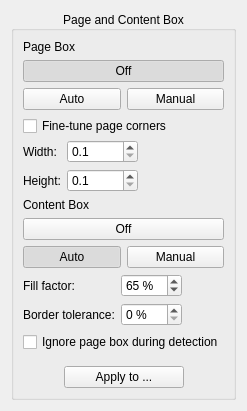
<?xml version="1.0" encoding="UTF-8"?>
<ui version="4.0">
 <class>select_content::OptionsWidget</class>
 <widget class="QWidget" name="select_content::OptionsWidget">
  <property name="geometry">
   <rect>
    <x>0</x>
    <y>0</y>
    <width>232</width>
    <height>388</height>
   </rect>
  </property>
  <property name="windowTitle">
   <string notr="true">Form</string>
  </property>
  <layout class="QVBoxLayout" name="verticalLayout_4">
   <item>
    <widget class="CollapsibleGroupBox" name="boxesGroup">
     <property name="toolTip">
      <string>If content is cropped incorrectly, check the Split Pages step: with columns, a split line set by hand and applied to other pages often works better.</string>
     </property>
     <property name="title">
      <string>Page and Content Box</string>
     </property>
     <property name="alignment">
      <set>Qt::AlignCenter</set>
     </property>
     <layout class="QVBoxLayout" name="verticalLayout">
      <item>
       <widget class="QWidget" name="pageBoxGroup">
        <layout class="QGridLayout" name="gridLayout">
         <property name="leftMargin">
          <number>0</number>
         </property>
         <property name="topMargin">
          <number>0</number>
         </property>
         <property name="rightMargin">
          <number>0</number>
         </property>
         <property name="bottomMargin">
          <number>0</number>
         </property>
         <item row="0" column="0" colspan="2">
          <widget class="SectionHeading" name="pageBoxHeading">
           <property name="text">
            <string>Page Box</string>
           </property>
           <property name="first">
            <bool>true</bool>
           </property>
          </widget>
         </item>
         <item row="1" column="0" colspan="2">
          <widget class="QPushButton" name="pageDetectDisableBtn">
           <property name="toolTip">
            <string>Use the whole image as the page box.</string>
           </property>
           <property name="text">
            <string>Off</string>
           </property>
           <property name="checkable">
            <bool>true</bool>
           </property>
           <property name="checked">
            <bool>true</bool>
           </property>
           <property name="autoExclusive">
            <bool>true</bool>
           </property>
          </widget>
         </item>
         <item row="2" column="0">
          <widget class="QPushButton" name="pageDetectAutoBtn">
           <property name="toolTip">
            <string>Detect the page box automatically.</string>
           </property>
           <property name="text">
            <string>Auto</string>
           </property>
           <property name="checkable">
            <bool>true</bool>
           </property>
           <property name="autoExclusive">
            <bool>true</bool>
           </property>
          </widget>
         </item>
         <item row="2" column="1">
          <widget class="QPushButton" name="pageDetectManualBtn">
           <property name="toolTip">
            <string>Keep the page box set by hand, in the image or with the size below.</string>
           </property>
           <property name="text">
            <string>Manual</string>
           </property>
           <property name="checkable">
            <bool>true</bool>
           </property>
           <property name="checked">
            <bool>false</bool>
           </property>
           <property name="autoExclusive">
            <bool>true</bool>
           </property>
          </widget>
         </item>
         <item row="3" column="0" colspan="2">
          <widget class="QWidget" name="pageDetectOptions">
           <layout class="QVBoxLayout" name="verticalLayout_2">
            <property name="spacing">
             <number>4</number>
            </property>
            <property name="leftMargin">
             <number>0</number>
            </property>
            <property name="topMargin">
             <number>0</number>
            </property>
            <property name="rightMargin">
             <number>0</number>
            </property>
            <property name="bottomMargin">
             <number>0</number>
            </property>
            <item>
             <widget class="QCheckBox" name="fineTuneBtn">
              <property name="toolTip">
               <string>Shrinks the detected page box from each corner as long as the corner lies on a dark area, such as the scanner background showing in the corners of a page placed askew.</string>
              </property>
              <property name="text">
               <string>Fine-tune page corners</string>
              </property>
             </widget>
            </item>
            <item>
             <widget class="QWidget" name="dimensionsWidget" native="true">
              <layout class="QHBoxLayout" name="horizontalLayout_2">
               <property name="leftMargin">
                <number>0</number>
               </property>
               <property name="topMargin">
                <number>0</number>
               </property>
               <property name="rightMargin">
                <number>0</number>
               </property>
               <property name="bottomMargin">
                <number>0</number>
               </property>
               <item>
                <layout class="QGridLayout" name="gridLayout_3">
                 <item row="0" column="0">
                  <widget class="QLabel" name="label">
                   <property name="text">
                    <string>Width:</string>
                   </property>
                  </widget>
                 </item>
                 <item row="1" column="0">
                  <widget class="QLabel" name="label_2">
                   <property name="text">
                    <string>Height:</string>
                   </property>
                  </widget>
                 </item>
                 <item row="1" column="1">
                  <widget class="QDoubleSpinBox" name="heightSpinBox">
                   <property name="keyboardTracking">
                    <bool>false</bool>
                   </property>
                   <property name="decimals">
                    <number>1</number>
                   </property>
                   <property name="minimum">
                    <double>0.100000000000000</double>
                   </property>
                   <property name="maximum">
                    <double>99999.000000000000000</double>
                   </property>
                  </widget>
                 </item>
                 <item row="0" column="1">
                  <widget class="QDoubleSpinBox" name="widthSpinBox">
                   <property name="keyboardTracking">
                    <bool>false</bool>
                   </property>
                   <property name="decimals">
                    <number>1</number>
                   </property>
                   <property name="minimum">
                    <double>0.100000000000000</double>
                   </property>
                   <property name="maximum">
                    <double>99999.000000000000000</double>
                   </property>
                  </widget>
                 </item>
                </layout>
               </item>
               <item>
                <spacer name="horizontalSpacer">
                 <property name="orientation">
                  <enum>Qt::Horizontal</enum>
                 </property>
                 <property name="sizeHint" stdset="0">
                  <size>
                   <width>1</width>
                   <height>1</height>
                  </size>
                 </property>
                </spacer>
               </item>
              </layout>
             </widget>
            </item>
           </layout>
          </widget>
         </item>
        </layout>
       </widget>
      </item>
      <item>
       <widget class="QWidget" name="contentBoxGroup">
        <layout class="QGridLayout" name="gridLayout_2">
         <property name="leftMargin">
          <number>0</number>
         </property>
         <property name="topMargin">
          <number>0</number>
         </property>
         <property name="rightMargin">
          <number>0</number>
         </property>
         <property name="bottomMargin">
          <number>0</number>
         </property>
         <item row="0" column="0" colspan="2">
          <widget class="SectionHeading" name="contentBoxHeading">
           <property name="text">
            <string>Content Box</string>
           </property>
          </widget>
         </item>
         <item row="1" column="0" colspan="2">
          <widget class="QPushButton" name="contentDetectDisableBtn">
           <property name="toolTip">
            <string>Use the whole page box as the content box.</string>
           </property>
           <property name="text">
            <string>Off</string>
           </property>
           <property name="checkable">
            <bool>true</bool>
           </property>
           <property name="autoExclusive">
            <bool>true</bool>
           </property>
          </widget>
         </item>
         <item row="2" column="0">
          <widget class="QPushButton" name="contentDetectAutoBtn">
           <property name="toolTip">
            <string>Detect the content box automatically.</string>
           </property>
           <property name="text">
            <string>Auto</string>
           </property>
           <property name="checkable">
            <bool>true</bool>
           </property>
           <property name="checked">
            <bool>true</bool>
           </property>
           <property name="autoExclusive">
            <bool>true</bool>
           </property>
          </widget>
         </item>
         <item row="2" column="1">
          <widget class="QPushButton" name="contentDetectManualBtn">
           <property name="toolTip">
            <string>Keep the content box set by hand in the image.</string>
           </property>
           <property name="text">
            <string>Manual</string>
           </property>
           <property name="checkable">
            <bool>true</bool>
           </property>
           <property name="autoExclusive">
            <bool>true</bool>
           </property>
          </widget>
         </item>
         <item row="3" column="0" colspan="2">
          <widget class="QWidget" name="contentDetectOptions" native="true">
           <layout class="QHBoxLayout" name="contentDetectOptionsLayout">
            <property name="leftMargin">
             <number>0</number>
            </property>
            <property name="topMargin">
             <number>0</number>
            </property>
            <property name="rightMargin">
             <number>0</number>
            </property>
            <property name="bottomMargin">
             <number>0</number>
            </property>
            <item>
             <layout class="QGridLayout" name="contentDetectOptionsGrid" columnstretch="0,0,1">
              <item row="0" column="0">
               <widget class="QLabel" name="fillFactorLabel">
                <property name="toolTip">
                 <string>The highest share of black pixels a line may have to count as text. Raise it for art books and photo pages: above 85 %, shadows are kept and pictures count as content; from 95 % on, the whole page box is the content box.</string>
                </property>
                <property name="text">
                 <string>Fill factor:</string>
                </property>
               </widget>
              </item>
              <item row="0" column="1">
               <widget class="QSpinBox" name="fillFactorSpinBox">
                <property name="toolTip">
                 <string>The highest share of black pixels a line may have to count as text. Raise it for art books and photo pages: above 85 %, shadows are kept and pictures count as content; from 95 % on, the whole page box is the content box.</string>
                </property>
                <property name="keyboardTracking">
                 <bool>false</bool>
                </property>
                <property name="suffix">
                 <string> %</string>
                </property>
                <property name="minimum">
                 <number>30</number>
                </property>
                <property name="maximum">
                 <number>100</number>
                </property>
                <property name="singleStep">
                 <number>1</number>
                </property>
                <property name="value">
                 <number>65</number>
                </property>
               </widget>
              </item>
              <item row="1" column="0">
               <widget class="QLabel" name="borderToleranceLabel">
                <property name="toolTip">
                 <string>How much of the content touching the image border is kept. At 0 %, it is removed as before (scanner edges, shadows); raise it for pictures that reach the edge of the page.</string>
                </property>
                <property name="text">
                 <string>Border tolerance:</string>
                </property>
               </widget>
              </item>
              <item row="1" column="1">
               <widget class="QSpinBox" name="borderToleranceSpinBox">
                <property name="toolTip">
                 <string>How much of the content touching the image border is kept. At 0 %, it is removed as before (scanner edges, shadows); raise it for pictures that reach the edge of the page.</string>
                </property>
                <property name="keyboardTracking">
                 <bool>false</bool>
                </property>
                <property name="suffix">
                 <string> %</string>
                </property>
                <property name="minimum">
                 <number>0</number>
                </property>
                <property name="maximum">
                 <number>100</number>
                </property>
                <property name="singleStep">
                 <number>1</number>
                </property>
               </widget>
              </item>
              <item row="2" column="0" colspan="3">
               <widget class="QCheckBox" name="ignorePageBoxCB">
                <property name="toolTip">
                 <string>Search for content in the whole image, not only inside the page box. Helps when text close to the edge of the page box is not detected. The content box still stays inside the page box.</string>
                </property>
                <property name="text">
                 <string>Ignore page box during detection</string>
                </property>
               </widget>
              </item>
             </layout>
            </item>
            <item>
             <spacer name="contentDetectOptionsSpacer">
              <property name="orientation">
               <enum>Qt::Horizontal</enum>
              </property>
              <property name="sizeHint" stdset="0">
               <size>
                <width>1</width>
                <height>1</height>
               </size>
              </property>
             </spacer>
            </item>
           </layout>
          </widget>
         </item>
        </layout>
       </widget>
      </item>
      <item>
       <layout class="QHBoxLayout">
        <property name="topMargin">
         <number>8</number>
        </property>
        <item>
         <spacer>
          <property name="orientation">
           <enum>Qt::Horizontal</enum>
          </property>
          <property name="sizeHint" stdset="0">
           <size>
            <width>1</width>
            <height>1</height>
           </size>
          </property>
         </spacer>
        </item>
        <item>
         <widget class="QPushButton" name="applyToBtn">
          <property name="minimumSize">
           <size>
            <width>120</width>
            <height>0</height>
           </size>
          </property>
          <property name="toolTip">
           <string>Applies the page box and the content box of this page, with the settings of the content detection, to other pages.</string>
          </property>
          <property name="text">
           <string>Apply to ...</string>
          </property>
         </widget>
        </item>
        <item>
         <spacer>
          <property name="orientation">
           <enum>Qt::Horizontal</enum>
          </property>
          <property name="sizeHint" stdset="0">
           <size>
            <width>1</width>
            <height>1</height>
           </size>
          </property>
         </spacer>
        </item>
       </layout>
      </item>
     </layout>
    </widget>
   </item>
   <item>
    <spacer name="verticalSpacer">
     <property name="orientation">
      <enum>Qt::Vertical</enum>
     </property>
     <property name="sizeHint" stdset="0">
      <size>
       <width>1</width>
       <height>83</height>
      </size>
     </property>
    </spacer>
   </item>
  </layout>
 </widget>
 <customwidgets>
  <customwidget>
   <class>CollapsibleGroupBox</class>
   <extends>QGroupBox</extends>
   <header location="global">CollapsibleGroupBox.h</header>
   <container>1</container>
  </customwidget>
  <customwidget>
   <class>SectionHeading</class>
   <extends>QLabel</extends>
   <header location="global">SectionHeading.h</header>
  </customwidget>
 </customwidgets>
 <tabstops>
  <tabstop>fineTuneBtn</tabstop>
  <tabstop>widthSpinBox</tabstop>
  <tabstop>heightSpinBox</tabstop>
  <tabstop>contentDetectDisableBtn</tabstop>
 </tabstops>
 <resources>
  <include location="../../../resources/resources.qrc"/>
 </resources>
 <connections/>
</ui>
